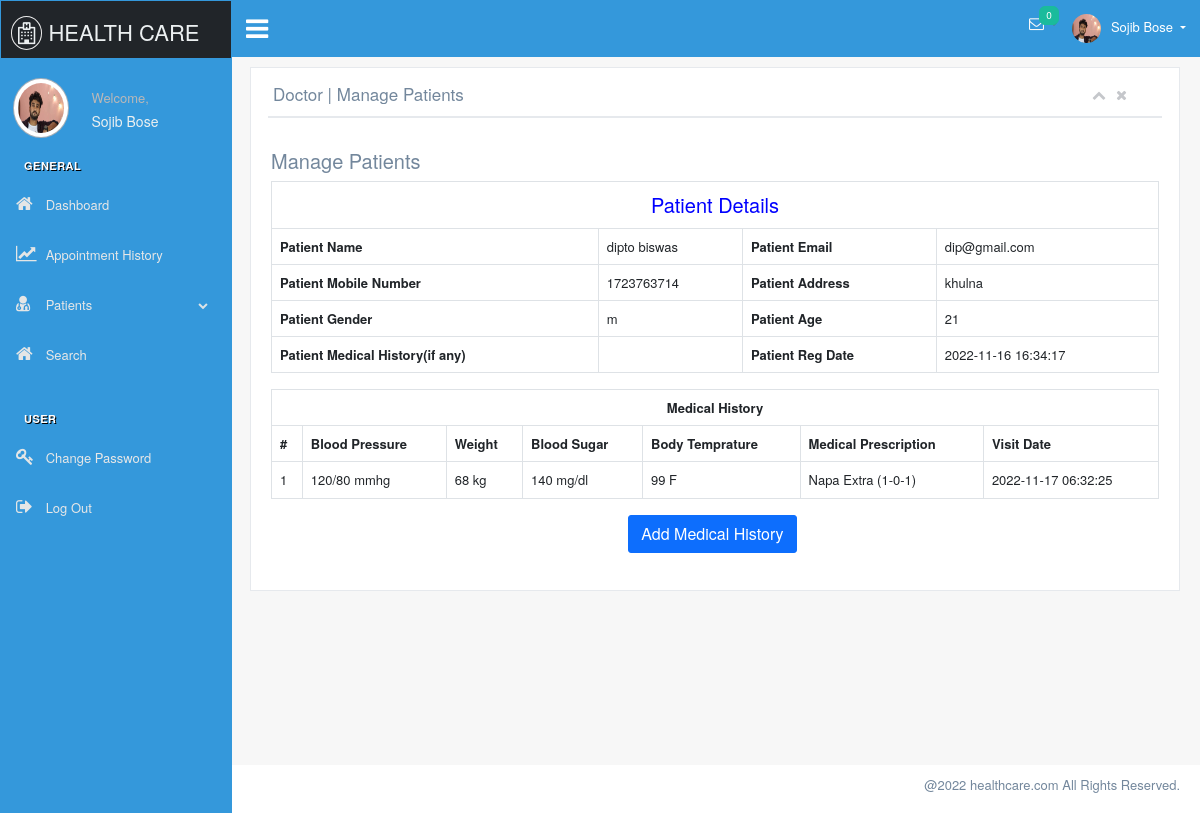
/doctor/view-patient.php?viewid=3 (signed in), run on the app's committed database.
### tables this page shows
CREATE TABLE `patient` (
  `id` int(11) NOT NULL,
  `aid` int(11) DEFAULT NULL,
  `did` int(11) NOT NULL,
  `patname` varchar(40) DEFAULT NULL,
  `patcontact` varchar(100) DEFAULT NULL,
  `patemail` varchar(100) DEFAULT NULL,
  `gender` varchar(10) DEFAULT NULL,
  `pataddress` varchar(100) DEFAULT NULL,
  `patage` int(11) DEFAULT NULL,
  `status` int(11) NOT NULL DEFAULT 0,
  `medhis` varchar(100) DEFAULT NULL,
  `cDate` timestamp NOT NULL DEFAULT current_timestamp(),
  `appDate` timestamp NOT NULL DEFAULT current_timestamp(),
  `updateDate` timestamp NOT NULL DEFAULT '0000-00-00 00:00:00' ON UPDATE current_timestamp()
);

CREATE TABLE `tblmedicalhistory` (
  `ID` int(10) NOT NULL,
  `PatientID` int(10) DEFAULT NULL,
  `BloodPressure` varchar(200) DEFAULT NULL,
  `BloodSugar` varchar(200) NOT NULL,
  `Weight` varchar(100) DEFAULT NULL,
  `Temperature` varchar(200) DEFAULT NULL,
  `MedicalPres` mediumtext DEFAULT NULL,
  `CreationDate` timestamp NOT NULL DEFAULT current_timestamp() ON UPDATE current_timestamp()
);

### doctor/view-patient.php (the view, shortened to what this page needs)
<!DOCTYPE html>
<html lang="en">
<head>
	<?php include 'include/head.php'; ?>
  <body class="nav-md">
    <?php include('include/header.php');?>
    <div class="row">
      <div class="col-md-12">
        <h5 class="over-title margin-bottom-15">Manage <span class="text-bold">Patients</span></h5>
        <?php
        $vid=$_GET['viewid'];
        $ret=mysqli_query($con,"select * from patient where id='$vid'");
        $cnt=1;
        while ($row=mysqli_fetch_array($ret)) {
         ?>
         <table border="1" class="table table-bordered">
           <tr align="center">
            <td colspan="4" style="font-size:20px;color:blue">
            Patient Details</td></tr>
            <tr>
              <th scope>Patient Name</th>
              <td><?php  echo $row['patname'];?></td>
              <th scope>Patient Email</th>
              <td><?php  echo $row['patemail'];?></td>
            </tr>
            <tr>
              <th scope>Patient Mobile Number</th>
              <td><?php  echo $row['patcontact'];?></td>
              <th>Patient Address</th>
              <td><?php  echo $row['pataddress'];?></td>
            </tr>
            <tr>
              <th>Patient Gender</th>
              <td><?php  echo $row['gender'];?></td>
              <th>Patient Age</th>
              <td><?php  echo $row['patage'];?></td>
            </tr>
            <tr>
              <th>Patient Medical History(if any)</th>
              <td><?php  echo $row['medhis'];?></td>
              <th>Patient Reg Date</th>
              <td><?php  echo $row['cDate'];?></td>
            </tr>
          <?php }?>
        </table>
        <?php
        $ret=mysqli_query($con,"select * from tblmedicalhistory  where PatientID='$vid'");
        ?>
        <table id="datatable" class="table table-bordered dt-responsive nowrap" style="border-collapse: collapse; border-spacing: 0; width: 100%;">
          <tr align="center">
           <th colspan="8" >Medical History</th>
         </tr>
         <tr>
          <th>#</th>
          <th>Blood Pressure</th>
          <th>Weight</th>
          <th>Blood Sugar</th>
          <th>Body Temprature</th>
          <th>Medical Prescription</th>
          <th>Visit Date</th>
        </tr>
        <?php
        while ($row=mysqli_fetch_array($ret)) {
          ?>
          <tr>
            <td><?php echo $cnt;?></td>
            <td><?php  echo $row['BloodPressure'];?></td>
            <td><?php  echo $row['Weight'];?></td>
            <td><?php  echo $row['BloodSugar'];?></td>
            <td><?php  echo $row['Temperature'];?></td>
            <td><?php  echo $row['MedicalPres'];?></td>
            <td><?php  echo $row['CreationDate'];?></td>
          </tr>
          <?php $cnt=$cnt+1;} ?>
        </table>
        <p align="center">
         <button class="btn btn-primary waves-effect waves-light w-lg" data-toggle="modal" data-target="#myModal">Add Medical History</button></p>
           </div>
         </div>
       </div>
     </div>
   </div>
 </div>
</div>
</div>
<?php include('include/footer.php');?>
</body>
</html>

### data on the page
patient: patname "dipto biswas", patemail "dip@gmail.com", patcontact "1723763714", pataddress "khulna", gender "m", patage "21", cDate "2022-11-16 16:34:17"
tblmedicalhistory: BloodPressure "120/80 mmhg", Weight "68 kg", BloodSugar "140 mg/dl", Temperature "99 F", MedicalPres "Napa Extra (1-0-1)", CreationDate "2022-11-17 06:32:25"

### other printed values
$_SESSION['doctorName'] "Sojib Bose"
$span "0"
$page_title "Doctor | Manage Patients"
